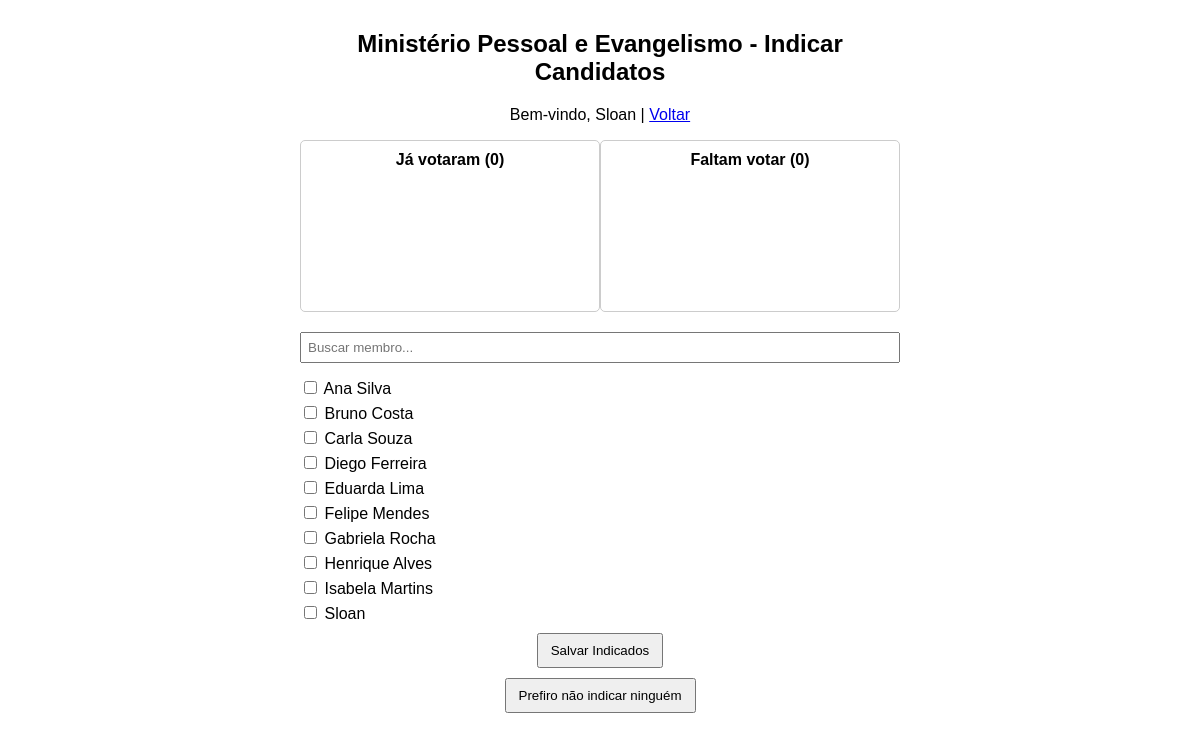
Screenshot of /votacao.php?id=2 (signed in) with the database file from the repository.
### tables this page shows
CREATE TABLE `departamentos` (
  `id` int(11) NOT NULL,
  `nome` varchar(150) NOT NULL,
  `lider_escolhido_2026` varchar(100) DEFAULT NULL,
  `indicados` text DEFAULT '[]',
  `votos_json` text DEFAULT NULL,
  `status_votacao` tinyint(1) DEFAULT 0,
  `votos_lider_json` text DEFAULT '[]',
  `votos_contagem` longtext DEFAULT '{}' CHECK (json_valid(`votos_contagem`))
);

CREATE TABLE `usuarios` (
  `id` int(11) NOT NULL,
  `nome` varchar(100) NOT NULL,
  `email` varchar(100) NOT NULL,
  `senha` varchar(255) NOT NULL,
  `online` tinyint(1) DEFAULT 0,
  `tipo` enum('admin','normal') DEFAULT 'normal'
);

### votacao.php (the view, shortened to what this page needs)
<?php
$conn = new mysqli("localhost","root","","votacao");
$dep_id = intval($_GET['id'] ?? 0);
$stmt = $conn->prepare("SELECT * FROM departamentos WHERE id=?");
$stmt->bind_param("i",$dep_id);
$stmt->execute();
$departamento = $stmt->get_result()->fetch_assoc();
$usuarios_all = $conn->query("SELECT id,nome FROM usuarios ORDER BY nome");
$listaUsuariosAll = []; while($u=$usuarios_all->fetch_assoc()) $listaUsuariosAll[]=$u;
$listaUsuariosOnline = []; $usuarios_online_ids = [];
$indicados_json = $departamento['indicados'] ?? '[]';
$indicados_ids = json_decode($indicados_json, true);
$votos_json = $departamento['votos_json'] ?? '[]';
$votos = json_decode($votos_json, true);
$votos = array_map('intval', $votos);
$total_votantes = count($usuarios_online_ids);
$quantos_votaram = 0;
if(is_array($votos) && is_array($usuarios_online_ids)){
    $quantos_votaram = count(array_intersect($votos, $usuarios_online_ids));
}
$faltam = $total_votantes - $quantos_votaram;
?>
<!DOCTYPE html>
<html lang="pt-BR">
<head>
</head>
<body>
<h2><?php echo htmlspecialchars($departamento['nome']); ?> - Indicar Candidatos</h2>
<p>Bem-vindo, <?php echo htmlspecialchars($_SESSION['usuario_nome']); ?> | <a href="departamentos.php">Voltar</a></p>
<div class="colunas">
    <div class="coluna">
        <h4>Já votaram (<?php echo $quantos_votaram; ?>)</h4>
    </div>
    <div class="coluna">
        <h4>Faltam votar (<?php echo $faltam; ?>)</h4>
    </div>
</div>
<input type="text" id="busca" placeholder="Buscar membro..." onkeyup="filtrarMembros()">
<form method="POST" id="listaCheck">
    <?php foreach($listaUsuariosAll as $u):
        $checked = in_array($u['id'],$indicados_ids) ? 'checked' : '';
    ?>
    <label>
        <input type="checkbox" name="indicados[]" value="<?php echo intval($u['id']); ?>" <?php echo $checked; ?>>
        <?php echo htmlspecialchars($u['nome']); ?>
    </label>
    <?php endforeach; ?>
    <button type="submit" name="indicar">Salvar Indicados</button>
</form>
<form method="POST">
    <button type="submit" name="nenhum">Prefiro não indicar ninguém</button>
</form>
</body>
</html>

### votacao.php (style rules this page uses)
body { font-family:Arial; max-width:600px;margin:30px auto;text-align:center; }
label { display:block;margin:5px 0;text-align:left; }
button { margin:5px;padding:8px 12px; }
.colunas { display:flex; justify-content:space-between; margin-bottom:20px; }
.coluna { width:48%; border:1px solid #ccc; padding:10px; border-radius:5px; min-height:150px; }
.coluna h4 { margin-top:0; }
#busca { margin-bottom:10px; padding:6px; width:100%; box-sizing:border-box; }

### rows the page displays
departamentos: nome "Ministério Pessoal e Evangelismo", votos_json "0"
usuarios: nome "Ana Silva"
usuarios: nome "Bruno Costa"
usuarios: nome "Carla Souza"
usuarios: nome "Diego Ferreira"
usuarios: nome "Eduarda Lima"
usuarios: nome "Felipe Mendes"
usuarios: nome "Gabriela Rocha"
usuarios: nome "Henrique Alves"
usuarios: nome "Isabela Martins"
usuarios: nome "Sloan"

### other values shown
$_SESSION['usuario_nome'] "Sloan"
